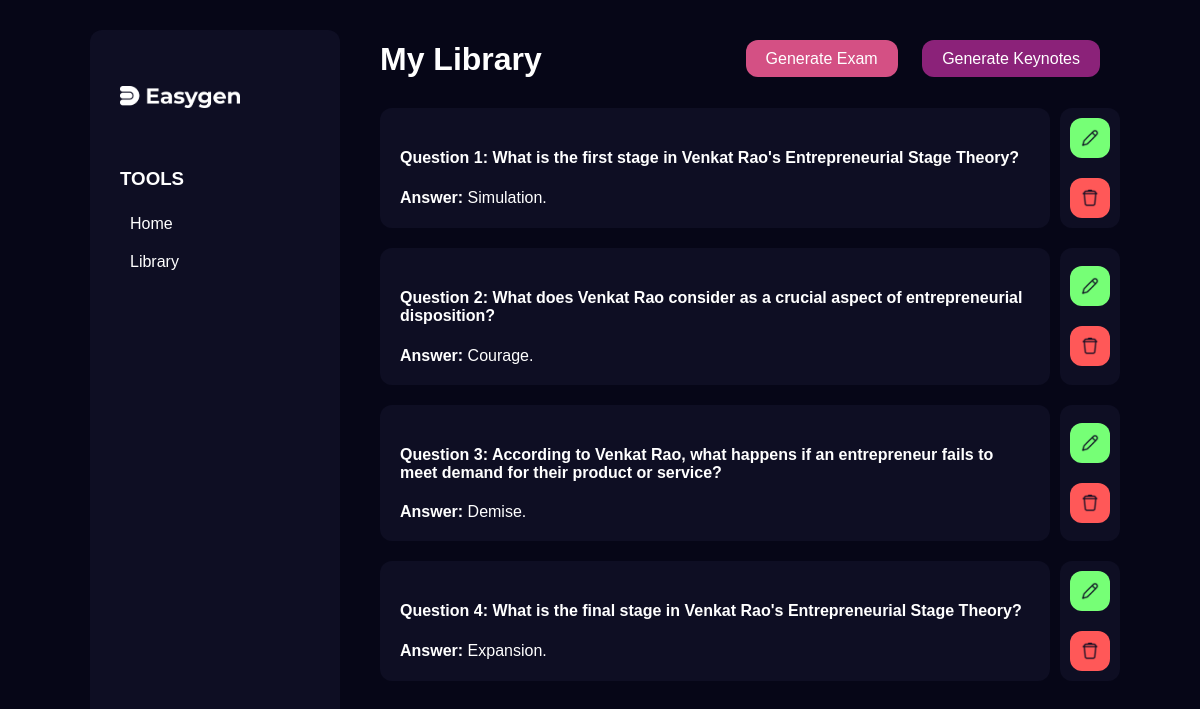
Before: /library/1 with the older database file.
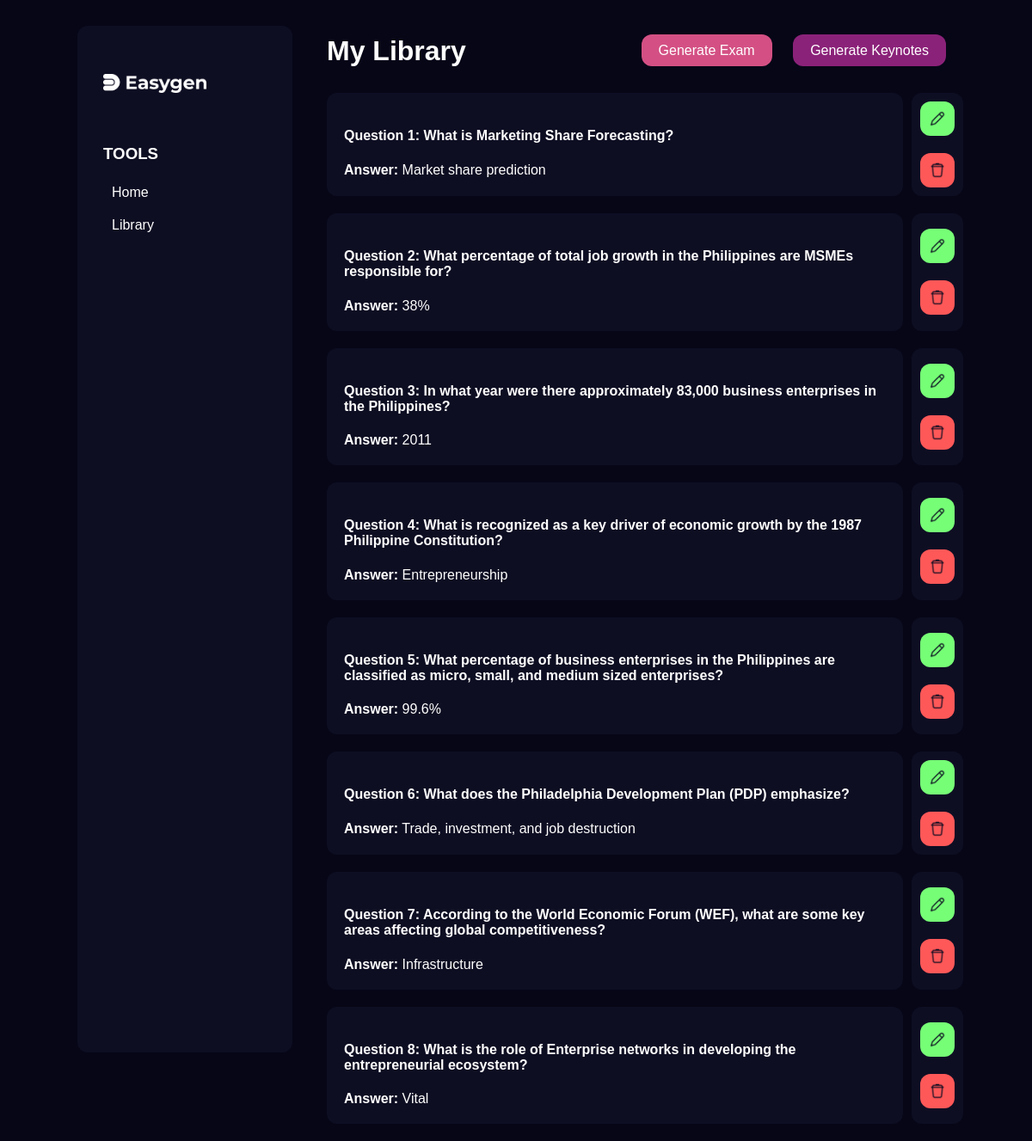
After: the same page with the newer database file.
### app/schema.py (models this page shows)
class Question(db.Model):
    __tablename__ = 'question'
    id = db.Column(db.Integer, primary_key=True)
    type = db.Column(db.String(20))
    question_text = db.Column(db.String(700))
    answer = db.Column(db.String(500))
    options = db.Column(db.JSON)
    question_set_id = db.Column(db.Integer, db.ForeignKey('question_set.id'))

### app/blueprints/library.py (the view, shortened to what this page needs)
@library.route('/library/<int:setId>', methods=['GET', 'POST'])
def library_questions(setId):
    if request.method == 'GET':
        question_set = QuestionSet.query.get(setId)
        if not question_set:
            return jsonify({'error': 'Question set not found'}), 404
        questions = [
            {
                'id': question.id,
                'type': question.type,
                'question_text': question.question_text,
                'answer': question.answer,
                'options': question.options
            }
            for question in question_set.questions
        ]
        return render_template('library_questions.html', generated_questions=questions)

### app/templates/library_questions.html (shortened to what this page needs)
{% extends 'layout/dashboard.html'%}
{% block content%}
<div class="my-library-container">
    <h1>My Library</h1>
    <div class="btn-container">
        <a class="btn" href="{{ url_for('upload.upload_page')}}">Generate Exam</a>
        <a class="btn" href="{{ url_for('key_upload.key_upload_page')}}">Generate Keynotes</a>
    </div>
</div>
    <div class="continue-card-container">
        {% for question in generated_questions %}
            <div class="question-card">
                <div class="continue-card action">
                    <div class="quill-container" id="question-answer-{{ loop.index }}">
                        <h4><strong>Question {{ loop.index }}:</strong> {{ question.question_text }}</h4>
                        <p><strong>Answer:</strong> {{ question.answer }}</p>
                    </div>
                </div>
                <div class="continue-card action">
                    <div class="update-question" data-question-id="{{ question.id }}"><img class="edit-delete-btn" src="../static/assets/Edit.png" alt=""></div>
                    <div class="delete-question" data-question-id="{{ question.id }}"><img class="edit-delete-btn" src="../static/assets/Delete.png" alt=""></div>
                </div>
            </div>
        {% endfor %}
    </div>
{% endblock %}

Changed rows visible on the page:
changed Question: question_text "What is the first stage in Venkat Rao's Entrepreneurial Stage Theory?" → "What is Marketing Share Forecasting?"; answer "Simulation." → "Market share prediction"
changed Question: question_text "What does Venkat Rao consider as a crucial aspect of entrepreneurial disposition?" → "What percentage of total job growth in the Philippines are MSMEs responsible for?"; answer "Courage." → "38%"
changed Question: question_text "According to Venkat Rao, what happens if an entrepreneur fails to meet demand for their product or service?" → "In what year were there approximately 83,000 business enterprises in the Philippines?"; answer "Demise." → "2011"
changed Question: question_text "What is the final stage in Venkat Rao's Entrepreneurial Stage Theory?" → "What is recognized as a key driver of economic growth by the 1987 Philippine Constitution?"; answer "Expansion." → "Entrepreneurship"
now on this page (row edited): Question: question_text "What percentage of business enterprises in the Philippines are classified as micro, small, and medium sized enterprises?", answer "99.6%"
now on this page (row edited): Question: question_text "What does the Philadelphia Development Plan (PDP) emphasize?", answer "Trade, investment, and job destruction"
now on this page (row edited): Question: question_text "According to the World Economic Forum (WEF), what are some key areas affecting global competitiveness?", answer "Infrastructure"
now on this page (row edited): Question: question_text "What is the role of Enterprise networks in developing the entrepreneurial ecosystem?", answer "Vital"
